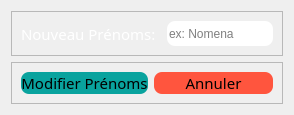
                        <widget class="QWidget" name="tab_15">
                         <attribute name="title">
                          <string>Modifier Pré.</string>
                         </attribute>
                         <layout class="QVBoxLayout" name="verticalLayout_32">
                          <item>
                           <widget class="QFrame" name="frame_83">
                            <property name="frameShape">
                             <enum>QFrame::StyledPanel</enum>
                            </property>
                            <property name="frameShadow">
                             <enum>QFrame::Raised</enum>
                            </property>
                            <layout class="QHBoxLayout" name="horizontalLayout_76">
                             <item>
                              <widget class="QLabel" name="label_43">
                               <property name="minimumSize">
                                <size>
                                 <width>140</width>
                                 <height>0</height>
                                </size>
                               </property>
                               <property name="maximumSize">
                                <size>
                                 <width>60</width>
                                 <height>16777215</height>
                                </size>
                               </property>
                               <property name="font">
                                <font>
                                 <family>Quicksand Light</family>
                                 <pointsize>11</pointsize>
                                </font>
                               </property>
                               <property name="styleSheet">
                                <string notr="true">QFrame{
border-radius:10px;
color: #FFF;
}</string>
                               </property>
                               <property name="text">
                                <string>Nouveau Prénoms:</string>
                               </property>
                              </widget>
                             </item>
                             <item>
                              <widget class="QLineEdit" name="eleve_prenom_modif_in_db_new">
                               <property name="minimumSize">
                                <size>
                                 <width>0</width>
                                 <height>25</height>
                                </size>
                               </property>
                               <property name="maximumSize">
                                <size>
                                 <width>16777215</width>
                                 <height>25</height>
                                </size>
                               </property>
                               <property name="styleSheet">
                                <string notr="true">*{
color: #000;
background:#FFF;
border-radius:8px;
}</string>
                               </property>
                               <property name="placeholderText">
                                <string>ex: Nomena</string>
                               </property>
                              </widget>
                             </item>
                            </layout>
                           </widget>
                          </item>
                          <item>
                           <widget class="QFrame" name="frame_84">
                            <property name="frameShape">
                             <enum>QFrame::StyledPanel</enum>
                            </property>
                            <property name="frameShadow">
                             <enum>QFrame::Raised</enum>
                            </property>
                            <layout class="QHBoxLayout" name="horizontalLayout_61">
                             <item>
                              <widget class="QPushButton" name="btn_modif_eleve_prenom_in_db_new">
                               <property name="maximumSize">
                                <size>
                                 <width>150</width>
                                 <height>40</height>
                                </size>
                               </property>
                               <property name="font">
                                <font>
                                 <family>Quicksand Light</family>
                                 <pointsize>11</pointsize>
                                </font>
                               </property>
                               <property name="styleSheet">
                                <string notr="true">*{
background:rgb(9, 163, 158);
border-radius:8px;
}
QPushButton:hover{
background:rgb(13, 58, 53);
color:#FFF;
font-size:18px;
}
QPushButton:pressed{
background:rgb(98, 255, 237);
}</string>
                               </property>
                               <property name="text">
                                <string>Modifier Prénoms</string>
                               </property>
                              </widget>
                             </item>
                             <item>
                              <widget class="QPushButton" name="pushButton_28">
                               <property name="maximumSize">
                                <size>
                                 <width>150</width>
                                 <height>40</height>
                                </size>
                               </property>
                               <property name="font">
                                <font>
                                 <family>Quicksand Light</family>
                                 <pointsize>11</pointsize>
                                </font>
                               </property>
                               <property name="styleSheet">
                                <string notr="true">*{
background:rgb(255, 85, 62);
border-radius:8px;
}
QPushButton:hover{
background:rgb(198, 66, 43);
color:#FFF;
font-size:18px;
}
QPushButton:pressed{
background:rgb(255, 142, 114);
}</string>
                               </property>
                               <property name="text">
                                <string>Annuler</string>
                               </property>
                              </widget>
                             </item>
                            </layout>
                           </widget>
                          </item>
                         </layout>
                        </widget>
